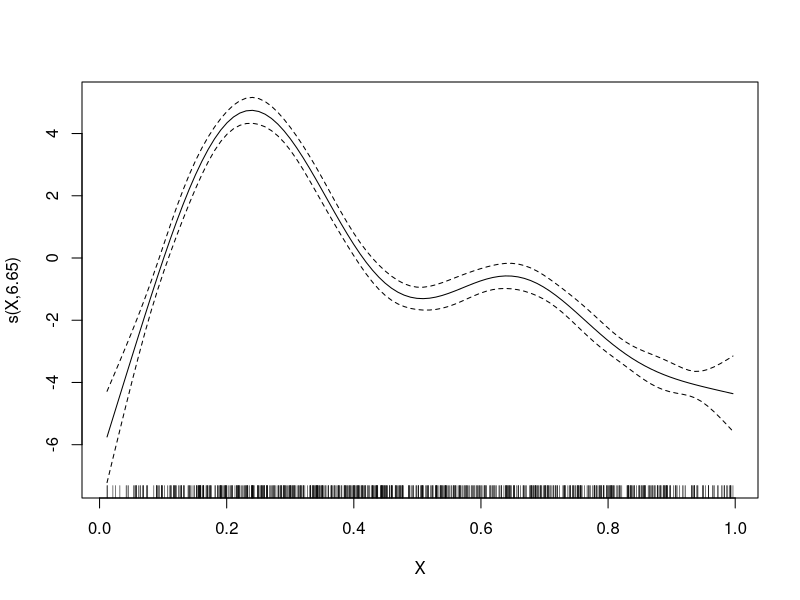
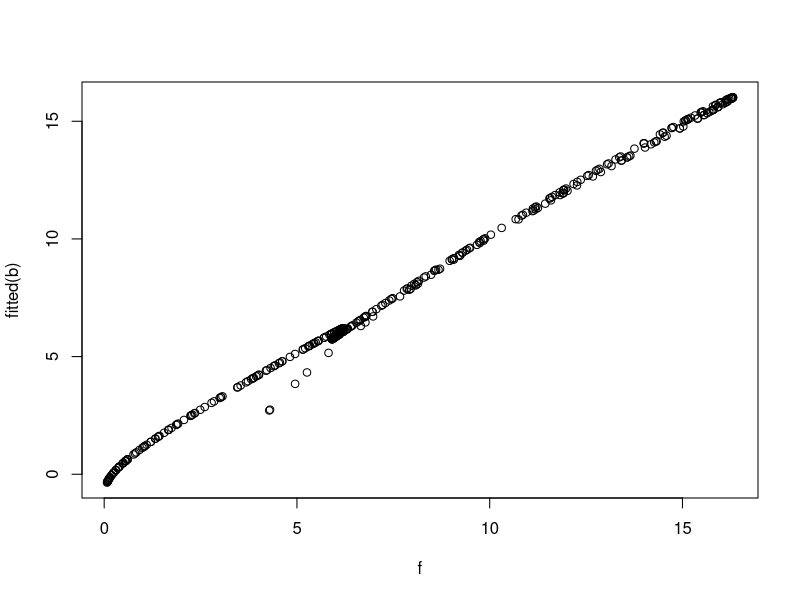
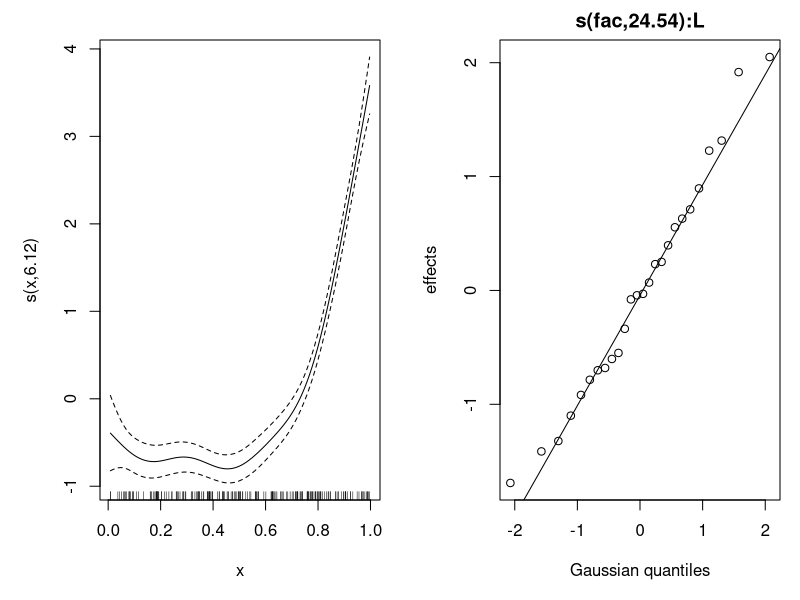
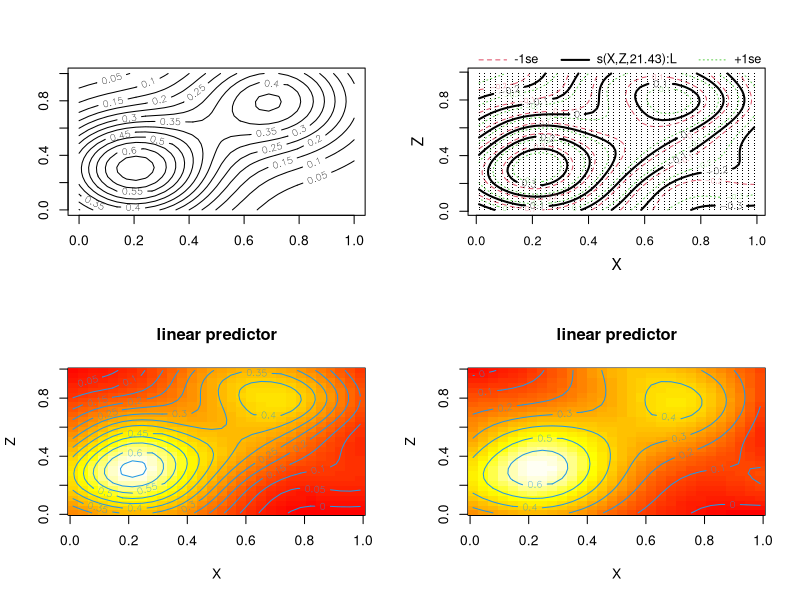
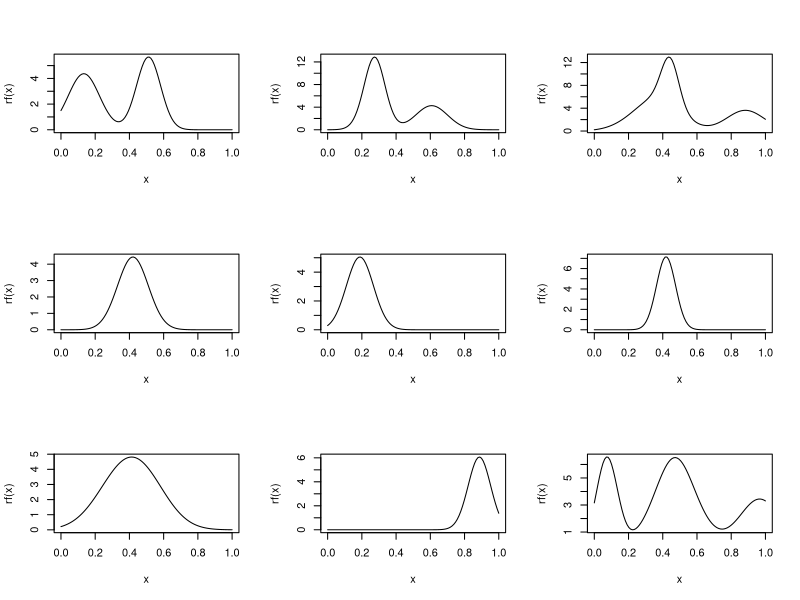
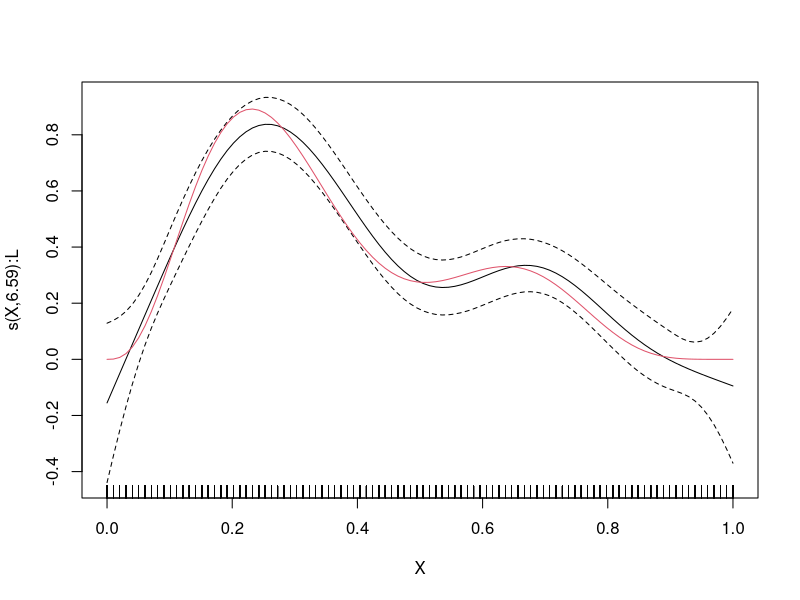

R code for these plots, in order:
library(mgcv)


### Name: linear.functional.terms
### Title: Linear functionals of a smooth in GAMs
### Aliases: linear.functional.terms function.predictors signal.regression
### Keywords: models regression

### ** Examples

### matrix argument `linear operator' smoothing
library(mgcv)
set.seed(0)

###############################
## simple summation example...#
###############################

n<-400
sig<-2
x <- runif(n, 0, .9)
f2 <- function(x) 0.2*x^11*(10*(1-x))^6+10*(10*x)^3*(1-x)^10
x1 <- x + .1

f <- f2(x) + f2(x1)  ## response is sum of f at two adjacent x values 
y <- f + rnorm(n)*sig

X <- matrix(c(x,x1),n,2) ## matrix covariate contains both x values
b <- gam(y~s(X))         

plot(b)  ## reconstruction of f
plot(f,fitted(b))

## example of prediction with summation convention...
predict(b,list(X=X[1:3,]))

## example of prediction that simply evaluates smooth (no summation)...
predict(b,data.frame(X=c(.2,.3,.7))) 

######################################################################
## Simple random effect model example.
## model: y[i] = f(x[i]) + b[k[i]] - b[j[i]] + e[i]
## k[i] and j[i] index levels of i.i.d. random effects, b.
######################################################################

set.seed(7)
n <- 200
x <- runif(n) ## a continuous covariate

## set up a `factor matrix'...
fac <- factor(sample(letters,n*2,replace=TRUE))
dim(fac) <- c(n,2)

## simulate data from such a model...
nb <- length(levels(fac))
b <- rnorm(nb)
y <- 20*(x-.3)^4 + b[fac[,1]] - b[fac[,2]] + rnorm(n)*.5

L <- matrix(-1,n,2);L[,1] <- 1 ## the differencing 'by' variable 

mod <- gam(y ~ s(x) + s(fac,by=L,bs="re"),method="REML")
gam.vcomp(mod)
plot(mod,page=1)

## example of prediction using matrices...
dat <- list(L=L[1:20,],fac=fac[1:20,],x=x[1:20],y=y[1:20])
predict(mod,newdata=dat)


######################################################################
## multivariate integral example. Function `test1' will be integrated# 
## (by midpoint quadrature) over 100 equal area sub-squares covering # 
## the unit square. Noise is added to the resulting simulated data.  #
## `test1' is estimated from the resulting data using two alternative#
## smooths.                                                          #
######################################################################

test1 <- function(x,z,sx=0.3,sz=0.4)
  { (pi**sx*sz)*(1.2*exp(-(x-0.2)^2/sx^2-(z-0.3)^2/sz^2)+
    0.8*exp(-(x-0.7)^2/sx^2-(z-0.8)^2/sz^2))
  }

## create quadrature (integration) grid, in useful order
ig <- 5 ## integration grid within square
mx <- mz <- (1:ig-.5)/ig
ix <- rep(mx,ig);iz <- rep(mz,rep(ig,ig))

og <- 10 ## observarion grid
mx <- mz <- (1:og-1)/og
ox <- rep(mx,og);ox <- rep(ox,rep(ig^2,og^2))
oz <- rep(mz,rep(og,og));oz <- rep(oz,rep(ig^2,og^2))

x <- ox + ix/og;z <- oz + iz/og ## full grid, subsquare by subsquare

## create matrix covariates...
X <- matrix(x,og^2,ig^2,byrow=TRUE)
Z <- matrix(z,og^2,ig^2,byrow=TRUE)

## create simulated test data...
dA <- 1/(og*ig)^2  ## quadrature square area
F <- test1(X,Z)    ## evaluate on grid
f <- rowSums(F)*dA ## integrate by midpoint quadrature
y <- f + rnorm(og^2)*5e-4 ## add noise
## ... so each y is a noisy observation of the integral of `test1'
## over a 0.1 by 0.1 sub-square from the unit square

## Now fit model to simulated data...

L <- X*0 + dA

## ... let F be the matrix of the smooth evaluated at the x,z values
## in matrices X and Z. rowSums(L*F) gives the model predicted
## integrals of `test1' corresponding to the observed `y'

L1 <- rowSums(L) ## smooths are centred --- need to add in L%*%1

## fit models to reconstruct `test1'....

b <- gam(y~s(X,Z,by=L)+L1-1)   ## (L1 and const are confounded here)
b1 <- gam(y~te(X,Z,by=L)+L1-1) ## tensor product alternative

## plot results...

old.par<-par(mfrow=c(2,2))
x<-runif(n);z<-runif(n);
xs<-seq(0,1,length=30);zs<-seq(0,1,length=30)
pr<-data.frame(x=rep(xs,30),z=rep(zs,rep(30,30)))
truth<-matrix(test1(pr$x,pr$z),30,30)
contour(xs,zs,truth)
plot(b)
vis.gam(b,view=c("X","Z"),cond=list(L1=1,L=1),plot.type="contour")
vis.gam(b1,view=c("X","Z"),cond=list(L1=1,L=1),plot.type="contour")

####################################
## A "signal" regression example...#
####################################

rf <- function(x=seq(0,1,length=100)) {
## generates random functions...
  m <- ceiling(runif(1)*5) ## number of components
  f <- x*0;
  mu <- runif(m,min(x),max(x));sig <- (runif(m)+.5)*(max(x)-min(x))/10
  for (i in 1:m) f <- f+ dnorm(x,mu[i],sig[i])
  f
}

x <- seq(0,1,length=100) ## evaluation points

## example functional predictors...
par(mfrow=c(3,3));for (i in 1:9) plot(x,rf(x),type="l",xlab="x")

## simulate 200 functions and store in rows of L...
L <- matrix(NA,200,100) 
for (i in 1:200) L[i,] <- rf()  ## simulate the functional predictors

f2 <- function(x) { ## the coefficient function
  (0.2*x^11*(10*(1-x))^6+10*(10*x)^3*(1-x)^10)/10 
}

f <- f2(x) ## the true coefficient function

y <- L%*%f + rnorm(200)*20 ## simulated response data

## Now fit the model E(y) = L%*%f(x) where f is a smooth function.
## The summation convention is used to evaluate smooth at each value
## in matrix X to get matrix F, say. Then rowSum(L*F) gives E(y).

## create matrix of eval points for each function. Note that
## `smoothCon' is smart and will recognize the duplication...
X <- matrix(x,200,100,byrow=TRUE) 

b <- gam(y~s(X,by=L,k=20)) 
par(mfrow=c(1,1))
plot(b,shade=TRUE);lines(x,f,col=2)
